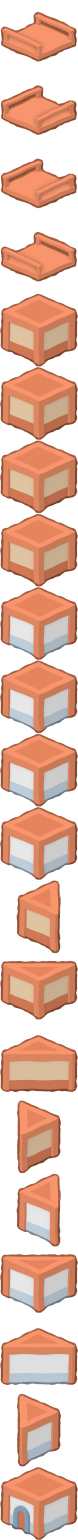
#> input picture Tiles/asdas.png, 233 x 4620 px, found by its file name (shown at 1/3 size); its folder holds 4 pictures in this run
$ python Packer.py
#> lines starting #> are read from the running program, lines starting #| are printed output that depends on the picture
from PIL import Image
import os
import sys


source = "D:\King Assessment\ImagePacker\Tiles\\"
dir = os.listdir(source)
images = []
sizes = []

for pic in dir:
    images.append(Image.open(source + pic).convert('RGBA'))

for img in images:
    sizes.append(img.size)
sizes = list(set(sizes))

size = (0,0)
if len(sizes) > 1:
    size = min(sizes)
else:
    size = sizes[0]

result = Image.new('RGBA', (size[0], size[1] * len(images)))
#> result: PIL image 233x18480 RGBA; every value is 0

for img in images:
    reImg = img.resize(size, Image.BILINEAR)
    result.paste(reImg, (0, size[1] * images.index(img)))
#> this loop made 4 passes
#> pass 2, `reImg = img.resize(size, Image.BILINEAR)`:
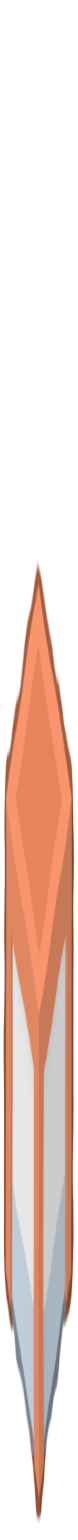
#> reImg: PIL image 233x4620 RGBA (shown at 1/3 size); mean R, G, B, A 88.4, 64.4, 54.9, 105.7; transparent parts drawn white
#> after the loop:
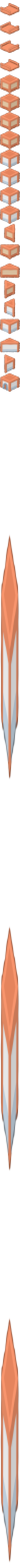
#> result: PIL image 233x18480 RGBA (shown at 1/12 size); mean R, G, B, A 101.4, 75.6, 62.3, 117; transparent parts drawn white

result.save(source + 'result' + '.png', 'png')
